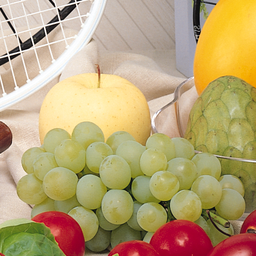
%> input picture 信息论实验/实验一二/内容相同，大小不同的图片/fruits_132KB_256x256.png, 256 x 256 px
$ octave exp1_2_2.m   (GNU Octave 9; MATLAB toolbox functions it lacks are replaced by stand-ins)
%> lines starting %> are read from the running program, lines starting %| are printed output that depends on the picture
clc
clear
I1 = imread('fruits_132KB_256x256.png');
%> I1 is the input picture: size 256x256x3 uint8; mean R, G, B 185.4, 163.3, 118.3
I2 = imread('fruits_461KB_512x512.png');
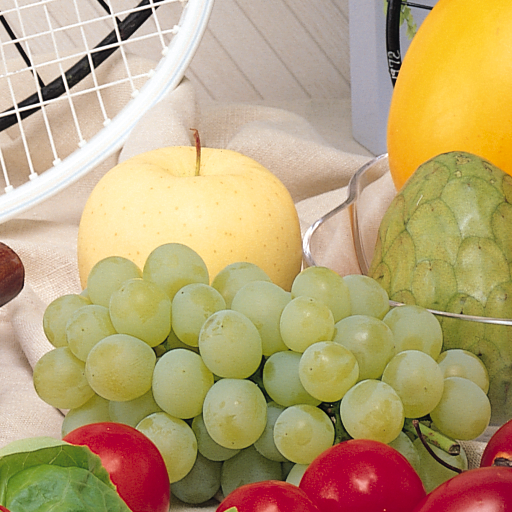
%> input picture 信息论实验/实验一二/内容相同，大小不同的图片/fruits_461KB_512x512.png, 512 x 512 px
%> I2 is the input picture: size 512x512x3 uint8; mean R, G, B 185.5, 163.3, 118.3
I1gray = rgb2gray(I1);
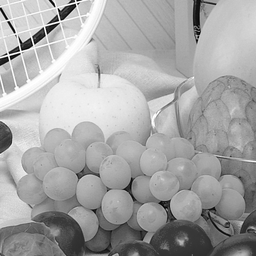
%> I1gray: size 256x256 uint8; min 0, max 255, mean 164.8
I2gray = rgb2gray(I2);
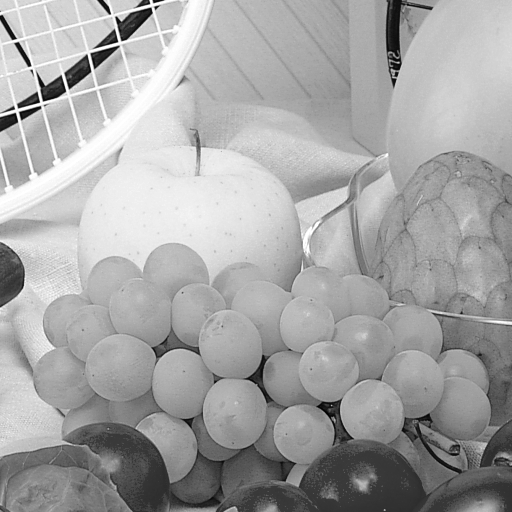
%> I2gray: size 512x512 uint8; min 0, max 255, mean 164.8
[L1,C1]=size(I1gray);
%> L1 = 256; C1 = 256
[L2,C2]=size(I2gray);
%> L2 = 512; C2 = 512
c1 = L1*C1;
%> c1 = 65536
c2 = L2*C2;
%> c2 = 262144
Hx1 = 0;
Hx2 = 0;
figure(1)
montage({I1, I1gray});
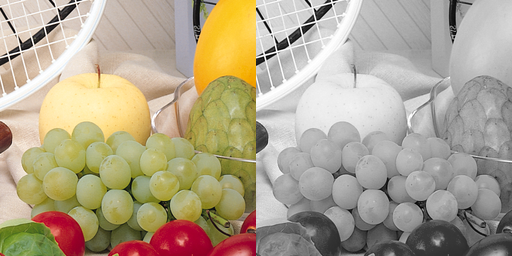
%> displayed picture: size 256x512x3, on the screen's scale of 0 to 255; mean R, G, B 175.1, 164.1, 141.6
figure(2)
montage({I2, I2gray});
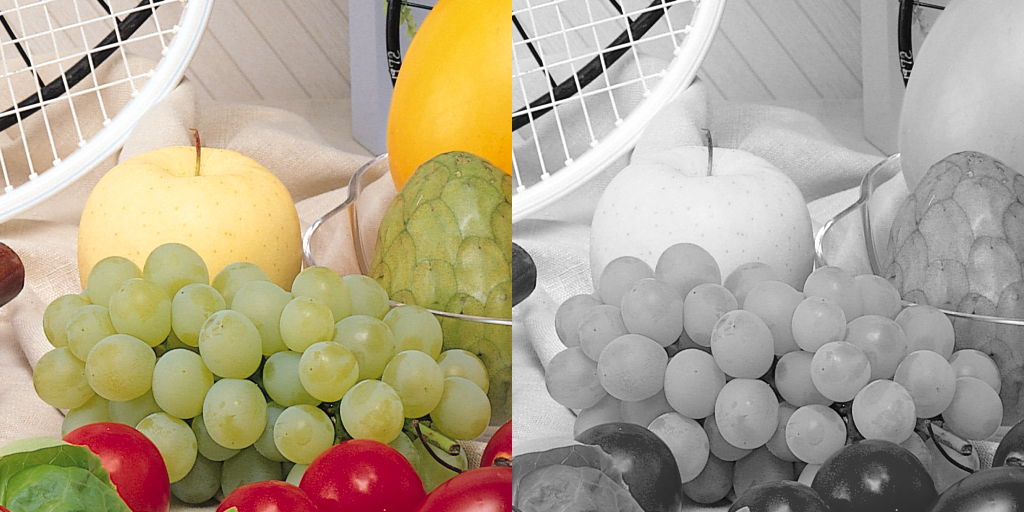
%> displayed picture: size 512x1024x3, on the screen's scale of 0 to 255; mean R, G, B 175.1, 164.1, 141.5

for i=0:255
    k = find(I1gray==i);
    a = length(k)./c1;
    p1(i+1) = a;
    if a ~= 0
        Hx1 = Hx1 - a*log2(a);
    end
end
%> this loop made 256 passes
%> (k, a, Hx1) on passes 2, 3, 4, 5, 6, 24: ([782; 1850; 2071; 3101; 15115; 15636; 42192], 0.000107, 0.00334), ([9; 524; 1297; 2617; 18442; 42704; 50977; 50978], 0.000122, 0.00493), ([2328; 2843; 17932; 41678; 50462], 7.63e-05, 0.00597), ([1040; 2875; 3358; 6705; 13572; 14617; 18187; 19207], 0.000122, 0.00756), ([3359; 17677; 18438; 54994], 6.1e-05, 0.00842), ([827; 2329; 8745; 41934; 50446; 50448; 56552], 0.000107, 0.0578)
%> (a, Hx1) on passes 1, 7, 8, 9, 10, 11: (0.000153, 0.00193), (0.000153, 0.0104), (0.000183, 0.0126), (0.000168, 0.0147), (0.000168, 0.0168), (0.000229, 0.0196)
%> after the loop, Hx1 = 7.49; p1 = 256 values, max 0.013 at index 172, min 6.1e-05 at index 6, mean 0.00391
disp('图像fruit256*256的一维熵=')
disp(Hx1);
%| 7.4872

for i=0:255
    k = find(I2gray==i);
    a = length(k)./c2;
    p2(i+1) = a;
    if a ~= 0
        Hx2 = Hx2 - a*log2(a);
    end
end
%> this loop made 256 passes
%> (k, a, Hx2) on passes 1, 2, 3, 4, 6, 7, 10: ([166812; 167325; 167838], 1.14e-05, 0.000188), ([163223; 168351], 7.63e-06, 0.000318), ([164761; 168865], 7.63e-06, 0.000447), (166299, 3.81e-06, 0.000516), (168352, 3.81e-06, 0.000585), ([165274; 167839; 168864; 202807; 202813; 203325; 219040], 2.67e-05, 0.00099), ([10868; 164246; 200243; 202808], 1.53e-05, 0.00297)
%> (a, Hx2) on passes 8, 9, 11, 12, 13, 14: (3.43e-05, 0.0015), (9.16e-05, 0.00273), (9.92e-05, 0.00429), (0.000439, 0.00918), (0.000336, 0.0131), (0.00053, 0.0188)
%> after the loop, Hx2 = 7.45; p2 = 256 values, max 0.014 at index 171, min 0 at index 5, mean 0.00391
disp('图像fruit512*512的一维熵=')
disp(Hx2);
%| 7.4515
